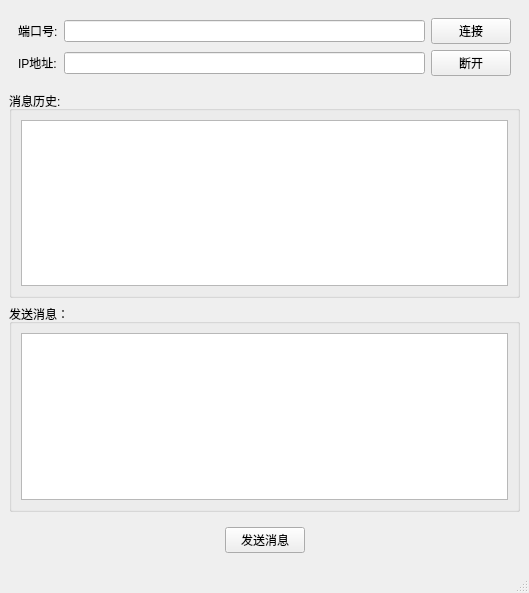
<?xml version="1.0" encoding="UTF-8"?>
<ui version="4.0">
 <class>MainWindow</class>
 <widget class="QMainWindow" name="MainWindow">
  <property name="geometry">
   <rect>
    <x>0</x>
    <y>0</y>
    <width>529</width>
    <height>593</height>
   </rect>
  </property>
  <property name="windowTitle">
   <string>MainWindow</string>
  </property>
  <widget class="QWidget" name="centralwidget">
   <layout class="QVBoxLayout" name="verticalLayout">
    <item>
     <widget class="QWidget" name="widget" native="true">
      <layout class="QGridLayout" name="gridLayout">
       <item row="0" column="0">
        <widget class="QLabel" name="label">
         <property name="text">
          <string>端口号:</string>
         </property>
        </widget>
       </item>
       <item row="0" column="2">
        <widget class="QPushButton" name="btn_connect">
         <property name="text">
          <string>连接</string>
         </property>
        </widget>
       </item>
       <item row="0" column="1">
        <widget class="QLineEdit" name="lineEdit_port"/>
       </item>
       <item row="1" column="0">
        <widget class="QLabel" name="label_2">
         <property name="text">
          <string>IP地址:</string>
         </property>
        </widget>
       </item>
       <item row="1" column="1">
        <widget class="QLineEdit" name="lineEdit_ip"/>
       </item>
       <item row="1" column="2">
        <widget class="QPushButton" name="btn_disconnect">
         <property name="text">
          <string>断开</string>
         </property>
        </widget>
       </item>
      </layout>
     </widget>
    </item>
    <item>
     <widget class="QGroupBox" name="groupBox">
      <property name="title">
       <string>消息历史:</string>
      </property>
      <layout class="QHBoxLayout" name="horizontalLayout_4">
       <item>
        <widget class="QTextEdit" name="textEdit_historyMsg"/>
       </item>
      </layout>
     </widget>
    </item>
    <item>
     <widget class="QGroupBox" name="groupBox_2">
      <property name="title">
       <string>发送消息：</string>
      </property>
      <layout class="QHBoxLayout" name="horizontalLayout_3">
       <item>
        <widget class="QTextEdit" name="textEdit_sendMsg"/>
       </item>
      </layout>
     </widget>
    </item>
    <item>
     <widget class="QWidget" name="widget_2" native="true">
      <layout class="QHBoxLayout" name="horizontalLayout_2">
       <item>
        <spacer name="horizontalSpacer">
         <property name="orientation">
          <enum>Qt::Horizontal</enum>
         </property>
         <property name="sizeHint" stdset="0">
          <size>
           <width>178</width>
           <height>20</height>
          </size>
         </property>
        </spacer>
       </item>
       <item>
        <widget class="QPushButton" name="btn_sendMsg">
         <property name="text">
          <string>发送消息</string>
         </property>
        </widget>
       </item>
       <item>
        <spacer name="horizontalSpacer_2">
         <property name="orientation">
          <enum>Qt::Horizontal</enum>
         </property>
         <property name="sizeHint" stdset="0">
          <size>
           <width>177</width>
           <height>20</height>
          </size>
         </property>
        </spacer>
       </item>
      </layout>
     </widget>
    </item>
   </layout>
  </widget>
  <widget class="QMenuBar" name="menubar">
   <property name="geometry">
    <rect>
     <x>0</x>
     <y>0</y>
     <width>529</width>
     <height>25</height>
    </rect>
   </property>
  </widget>
  <widget class="QStatusBar" name="statusbar"/>
 </widget>
 <resources/>
 <connections/>
</ui>
